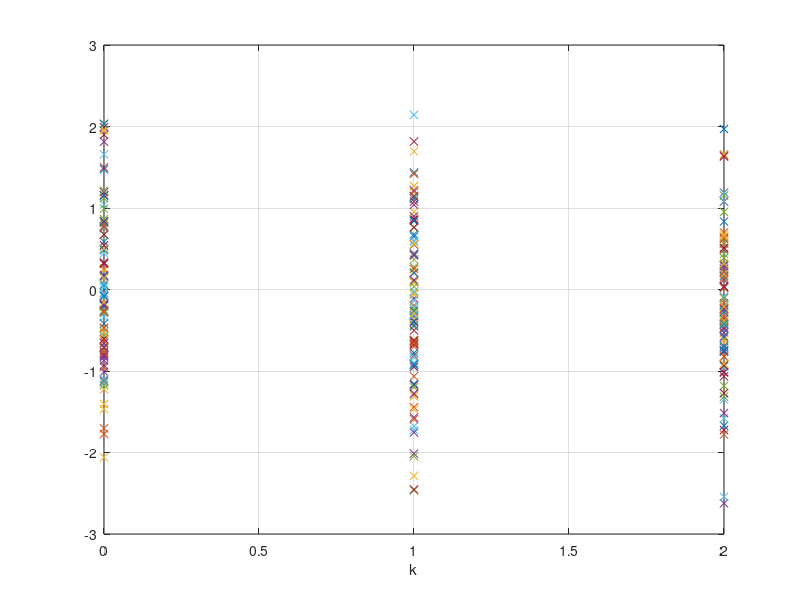

MATLAB code to generate this figure:
clear
N=3;
Nrun=100; 
T=1;       
sw=1;
sv=1;

A=[1 T;0 1];
C=[1 0];
R1=sw^2*[T^4/4 T^3/2; T^3/2 T^2];
R2=sv^2;
Pm(:,:,1)=1e5*eye(2);

for k=1:N
    Kf(:,k)=Pm(:,:,k)*C'*(C*Pm(:,:,k)*C'+R2)^(-1);
    K(:,k)=(A*Pm(:,:,k)*C')*(C*Pm(:,:,k)*C'+R2)^(-1);
    P(:,:,k)=Pm(:,:,k)-(Pm(:,:,k)*C')*(C*Pm(:,:,k)*C'+R2)^(-1)*C*Pm(:,:,k);
    Pm(:,:,k+1)=A*Pm(:,:,k)*A'+R1-K(:,k)*(C*Pm(:,:,k)*C'+R2)*K(:,k)';
end

plot(0,0)
hold on

w=random('normal',0,sw,Nrun,N);
v=random('normal',0,sv,Nrun,N);

for run=1:Nrun
    xhm(:,1)=[0 0]';
    x(:,1)=[0 0]';
    for k=1:N
        x(:,k+1)=A*x(:,k)+[T^2/2 T]'*w(run,k);
        y(k)=C*x(:,k)+v(run,k);
        
        xh(:,k)=xhm(:,k)+Kf(:,k)*(y(k)-C*xhm(:,k));
        xhm(:,k+1)=A*xhm(:,k)+K(:,k)*(y(k)-C*xhm(:,k));
    end
    plot([0:N-1],x(1,1:N)-xh(1,1:N),'x');
    xs(:,run)=x(:,N);
    xhs(:,run)=xh(:,N);
end
hold off
grid
xlabel('k');
Pf=P(:,:,N);